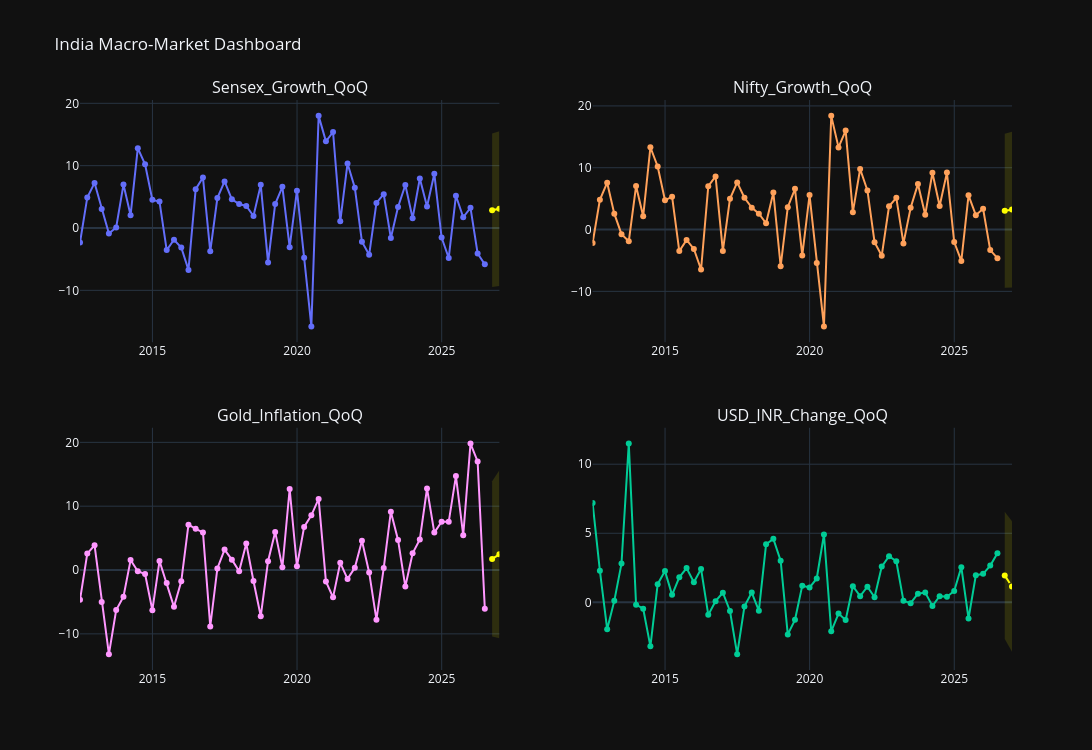

This figure's notebook cell:
### Code cell
import pandas as pd
import yfinance as yf
import plotly.graph_objects as gr
from plotly.subplots import make_subplots
from statsmodels.tsa.api import VAR
from statsmodels.tsa.stattools import adfuller
def fetch_macro_data():
    series_dict = {
        "Sensex": "^BSESN",      
        "Nifty": "^NSEI",         
        "Gold": "GC=F",           
        "USD_INR": "INR=X"}
    df_raw = yf.download(list(series_dict.values()), start="2012-01-01", end="2026-06-23")["Close"]
    df_raw = df_raw.rename(columns={v: k for k, v in series_dict.items()})
    return df_raw
def process_data(df_raw):
    df_clean = df_raw.ffill().bfill()
    df_quarterly = df_clean.resample("QE").mean()
    df_stationary = pd.DataFrame(index=df_quarterly.index)
    df_stationary["Sensex_Growth_QoQ"] = df_quarterly["Sensex"].pct_change() * 100
    df_stationary["Nifty_Growth_QoQ"] = df_quarterly["Nifty"].pct_change() * 100
    df_stationary["Gold_Inflation_QoQ"] = df_quarterly["Gold"].pct_change() * 100
    df_stationary["USD_INR_Change_QoQ"] = df_quarterly["USD_INR"].pct_change() * 100
    return df_stationary.dropna()
def run_statistical_tests(df):
    for col in df.columns:
        p_val = adfuller(df[col])[1]
        status = " Stationary" if p_val < 0.05 else " Non-Stationary"
def generate_forecast(df, steps=2):
    model = VAR(df)
    fitted_model = model.fit(maxlags=1) 
    forecast_input = df.values[-fitted_model.k_ar :]
    mid, lower, upper = fitted_model.forecast_interval(forecast_input, steps=steps, alpha=0.05)
    forecast_dates = pd.date_range(start=df.index[-1] + pd.offsets.QuarterEnd(), periods=steps, freq="QE")
    df_forecast = pd.DataFrame(mid, index=forecast_dates, columns=df.columns)
    df_lower = pd.DataFrame(lower, index=forecast_dates, columns=df.columns)
    df_upper = pd.DataFrame(upper, index=forecast_dates, columns=df.columns)
    return df_forecast, df_lower, df_upper
def build_dashboard(df_hist, df_forecast, df_lower, df_upper):
    fig = make_subplots(
        rows=2, cols=2, 
        subplot_titles=list(df_hist.columns),
        vertical_spacing=0.15, horizontal_spacing=0.1 )
    positions = [(1, 1), (1, 2), (2, 1), (2, 2)]
    for idx, col in enumerate(df_hist.columns):
        r, c = positions[idx]
        fig.add_trace(gr.Scatter(x=df_hist.index, y=df_hist[col], mode="lines+markers", name=f"Hist {col}"), row=r, col=c)
        fig.add_trace(gr.Scatter(x=df_forecast.index, y=df_forecast[col], mode="lines+markers", line=dict(dash="dash", color="yellow"), name=f"Fcst {col}"), row=r, col=c)
        fig.add_trace(gr.Scatter(x=df_upper.index, y=df_upper[col], mode="lines", line=dict(width=0), showlegend=False), row=r, col=c)
        fig.add_trace(gr.Scatter(x=df_lower.index, y=df_lower[col], mode="lines", fill="tonexty", fillcolor="rgba(255, 255, 0, 0.12)", line=dict(width=0), name="95% Range"), row=r, col=c)
    fig.update_xaxes(range=[df_hist.index.min(), df_upper.index.max()])
    fig.update_layout(
        title_text="India Macro-Market Dashboard ",
        height=750, width=1100,
        showlegend=False,
        template="plotly_dark")
    fig.show()
if __name__ == "__main__":
    raw_data = fetch_macro_data()
    clean_data = process_data(raw_data)
    run_statistical_tests(clean_data)
    fcst, lower, upper = generate_forecast(clean_data, steps=2)
    build_dashboard(clean_data, fcst, lower, upper)
